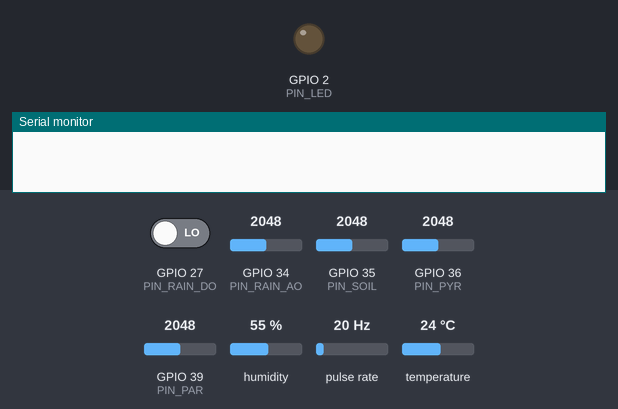
Simulated run of this sketch. Board: ESP32. Parts: output pins drawn as LEDs (lit = HIGH), the last lines printed to the serial monitor. Wiring (inferred from the names in the program): pulse sensor: data GPIO 25. Inputs (shaded band) come from the test bench; at power-on: GPIO 27 (PIN_RAIN_DO) LOW, GPIO 34 (PIN_RAIN_AO) = 2048, GPIO 35 (PIN_SOIL) = 2048, GPIO 36 (PIN_PYR) = 2048, GPIO 39 (PIN_PAR) = 2048, humidity 55 %, pulse rate 20 Hz, temperature 24 °C (analog values on the 0–4095 scale).

Above: at 0.0 s.
At 1.1 s:
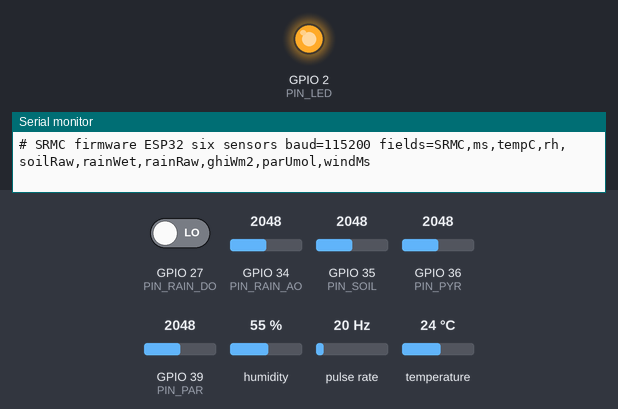
Timing chart, 0 to 2.6 s (numbered marks = the images above):
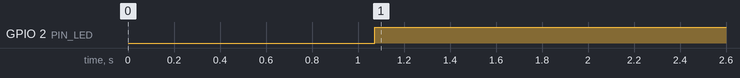

Measured:
- by itself, GPIO 2 (PIN_LED): LOW → HIGH at 1.1 s

The sketch:

SRMC_ESP32_six_sensors.ino
```cpp
/*
  SRMC firmware, ESP32 DevKit: six sensors -> serial line for the logger, MATLAB dashboard and digital twin.

  Serial format (115200 baud, one line per second):
    SRMC,ms,tempC,rh,soilRaw,rainWet,rainRaw,ghiWm2,parUmol,windMs

  The first 7 fields are the same as the Review 0 firmware (your pins), so review0_dashboard and the old parser still work.
  NEW fields: ghiWm2 (pyranometer), parUmol (PAR sensor under the canopy), windMs (cup anemometer).

  NOT TESTED ON HARDWARE (written without the board). Check each sensor against a reference and set the calibration numbers below.

  Pins (your Review 0 wiring + three new inputs; all ADC pins are ADC1, so they work with Wi-Fi off or on):
    DHT11 data  GPIO32      soil AO GPIO35      rain AO GPIO34      rain DO GPIO27
    pyranometer GPIO36 (VP)  PAR sensor GPIO39 (VN)  anemometer pulse GPIO25
  Pyranometer and PAR sensors give a small voltage (mV). Use an amplifier or an ADS1115 for good accuracy; the ESP32 ADC is non-linear below 0.15 V.
*/
#include <Arduino.h>
#include <DHT.h>

#define PIN_DHT      32
#define PIN_SOIL     35
#define PIN_RAIN_AO  34
#define PIN_RAIN_DO  27
#define PIN_PYR      36
#define PIN_PAR      39
#define PIN_ANEMO    25
#define PIN_LED       2

#define DHT_TYPE DHT11
#define RAIN_ACTIVE_LOW true          // most rain modules give LOW when wet

// ---------------- calibration: SET THESE FROM YOUR SENSOR DATASHEETS ----------------
const float ADC_VREF        = 3.3;    // volts at full scale (ADC_11db)
const float PYR_W_PER_VOLT  = 1000.0; // pyranometer sensitivity: W/m2 per volt after the amplifier (example: 1 V = 1000 W/m2)
const float PYR_OFFSET_V    = 0.0;    // volts at darkness
const float PAR_UMOL_PER_V  = 1000.0; // PAR sensor: umol/m2/s per volt after the amplifier
const float PAR_OFFSET_V    = 0.0;
const float ANEMO_MS_PER_HZ = 0.667;  // cup anemometer: m/s per pulse per second (reed type 2.4 km/h per Hz = 0.667 m/s)
// -------------------------------------------------------------------------------------

#define SAMPLE_MS     1000
#define DHT_PERIOD_MS 2000

DHT dht(PIN_DHT, DHT_TYPE);
float lastT = -999.0, lastH = -999.0;
unsigned long lastDHT = 0, lastPrint = 0;
volatile unsigned long pulses = 0, lastPulseUs = 0;

void IRAM_ATTR onPulse() {
  unsigned long now = micros();
  if (now - lastPulseUs > 2000) { pulses++; lastPulseUs = now; }   // 2 ms debounce
}

int readAverage(int pin) {
  long total = 0;
  for (int i = 0; i < 16; i++) { total += analogRead(pin); delay(2); }
  return total / 16;
}

float volts(int raw) { return raw * ADC_VREF / 4095.0; }

void setup() {
  Serial.begin(115200);
  analogReadResolution(12);
  analogSetAttenuation(ADC_11db);
  pinMode(PIN_RAIN_DO, INPUT);
  pinMode(PIN_LED, OUTPUT);
  pinMode(PIN_ANEMO, INPUT_PULLUP);
  attachInterrupt(digitalPinToInterrupt(PIN_ANEMO), onPulse, FALLING);
  dht.begin();
  delay(1000);
  Serial.println("# SRMC firmware ESP32 six sensors baud=115200 fields=SRMC,ms,tempC,rh,soilRaw,rainWet,rainRaw,ghiWm2,parUmol,windMs");
}

void loop() {
  unsigned long now = millis();

  if (now - lastDHT >= DHT_PERIOD_MS) {
    lastDHT = now;
    float t = dht.readTemperature(), h = dht.readHumidity();
    if (!isnan(t) && !isnan(h)) { lastT = t; lastH = h; } else { lastT = -999.0; lastH = -999.0; }
  }

  if (now - lastPrint >= SAMPLE_MS) {
    unsigned long dtMs = now - lastPrint; lastPrint = now;
    int soilRaw = readAverage(PIN_SOIL);
    int rainRaw = readAverage(PIN_RAIN_AO);
    bool wet = RAIN_ACTIVE_LOW ? (digitalRead(PIN_RAIN_DO) == LOW) : (digitalRead(PIN_RAIN_DO) == HIGH);
    digitalWrite(PIN_LED, wet ? HIGH : LOW);

    float ghi = (volts(readAverage(PIN_PYR)) - PYR_OFFSET_V) * PYR_W_PER_VOLT;       if (ghi < 0) ghi = 0;
    float par = (volts(readAverage(PIN_PAR)) - PAR_OFFSET_V) * PAR_UMOL_PER_V;       if (par < 0) par = 0;
    noInterrupts(); unsigned long p = pulses; pulses = 0; interrupts();
    float wind = (p * 1000.0 / (float)dtMs) * ANEMO_MS_PER_HZ;

    Serial.printf("SRMC,%lu,%.1f,%.1f,%d,%d,%d,%.1f,%.1f,%.1f\n", now, lastT, lastH, soilRaw, wet ? 1 : 0, rainRaw, ghi, par, wind);
  }
}
```
